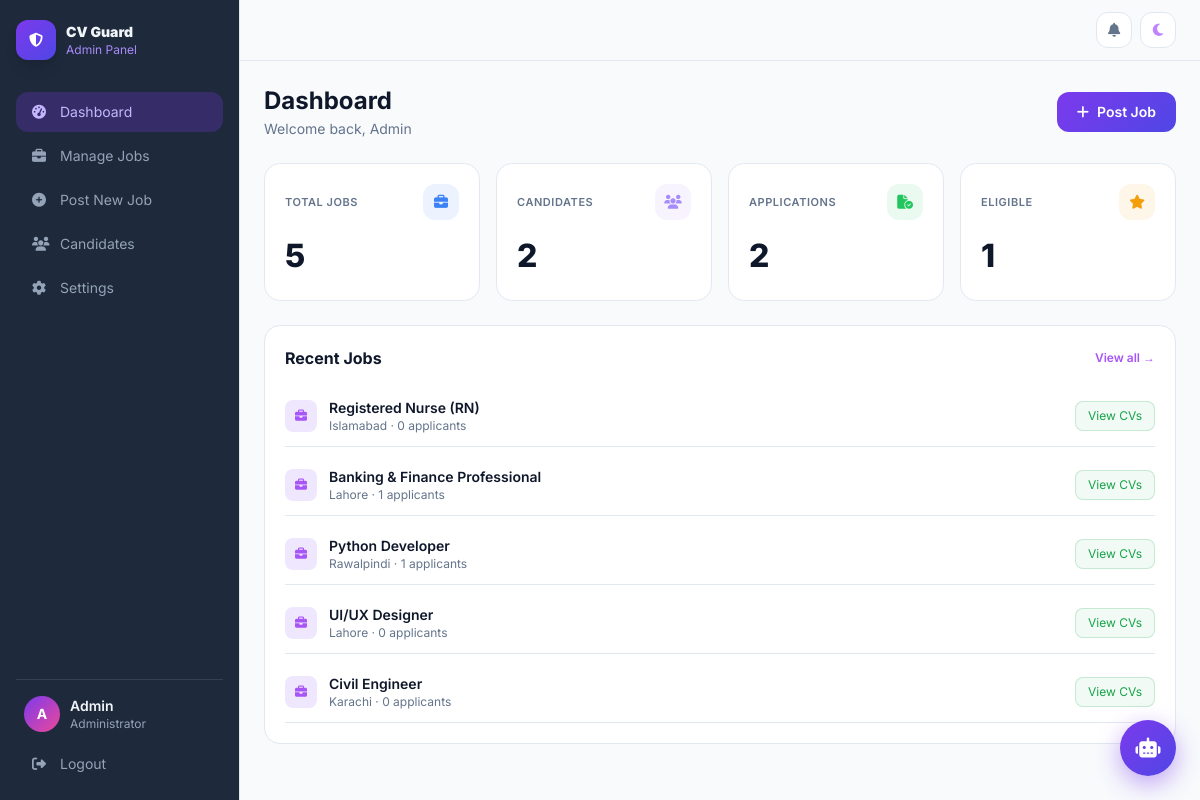
The page /admin/dashboard (signed in) on the database its author committed.
### cv_matcher/models.py (models this page shows)
class User(UserMixin, db.Model):
    __tablename__ = 'users'
    id = db.Column(db.Integer, primary_key=True)
    name = db.Column(db.String(100), nullable=False)
    email = db.Column(db.String(150), unique=True, nullable=False)
    password_hash = db.Column(db.String(256), nullable=False)
    city = db.Column(db.String(100), default='')
    is_admin = db.Column(db.Boolean, default=False)
    theme = db.Column(db.String(10), default='dark')
    created_at = db.Column(db.DateTime, default=datetime.utcnow)
    applications = db.relationship('Application', backref='applicant', lazy=True, cascade='all, delete-orphan')
    notifications = db.relationship('Notification', backref='user', lazy=True, cascade='all, delete-orphan')

class Job(db.Model):
    __tablename__ = 'jobs'
    id = db.Column(db.Integer, primary_key=True)
    title = db.Column(db.String(200), nullable=False)
    description = db.Column(db.Text, nullable=False)
    required_skills = db.Column(db.Text, nullable=False)
    location = db.Column(db.String(150), nullable=False)
    deadline = db.Column(db.String(50), default='')
    category_id = db.Column(db.Integer, db.ForeignKey('categories.id'), nullable=True)
    posted_by = db.Column(db.Integer, db.ForeignKey('users.id'))
    created_at = db.Column(db.DateTime, default=datetime.utcnow)
    applications = db.relationship('Application', backref='job', lazy=True, cascade='all, delete-orphan')

### cv_matcher/app.py (the view)
@app.route('/admin/dashboard')
@login_required
def admin_dashboard():
    if not current_user.is_admin: return redirect(url_for('user_dashboard'))
    jobs = Job.query.order_by(Job.created_at.desc()).all()
    categories = Category.query.all()
    unread_notifs = Notification.query.filter_by(user_id=current_user.id, is_read=False).count()
    notifs = enrich_notifs(Notification.query.filter_by(user_id=current_user.id).order_by(Notification.created_at.desc()).limit(10).all())
    threshold = get_eligibility_threshold()
    return render_template('admin_dashboard.html',
        jobs=jobs, categories=categories,
        total_users=User.query.filter_by(is_admin=False).count(),
        total_apps=Application.query.count(),
        total_jobs=Job.query.count(),
        eligible_count=Application.query.filter_by(is_eligible=True).count(),
        unread_notifs=unread_notifs, notifs=notifs, threshold=threshold)

### cv_matcher/app.py (called while the page is built)
def enrich_notifs(notifs):
    for n in notifs:
        full_plain = html_to_plain(n.message)
        first_line = full_plain.split('\n')[0] if full_plain else ''
        n.preview = (first_line[:80] + '...') if len(first_line) > 80 else first_line
    return notifs

@login_manager.user_loader
def load_user(user_id):
    return db.session.get(User, int(user_id))

def get_setting(key, default=''):
    s = Setting.query.filter_by(key=key).first()
    return s.value if s else default

def get_eligibility_threshold():
    return float(get_setting('eligibility_threshold', '30'))

### cv_matcher/templates/admin_dashboard.html (shortened to what this page needs)
<!DOCTYPE html>
<html lang="en" data-theme="{{ current_user.theme or 'dark' }}">
<head>
<script src="https://cdn.tailwindcss.com"></script>
<link rel="stylesheet" href="https://cdnjs.cloudflare.com/ajax/libs/font-awesome/6.5.0/css/all.min.css">
</head>
<body class="flex h-screen overflow-hidden">
<aside class="sidebar flex-shrink-0 flex flex-col p-4 overflow-y-auto">
  <div class="flex items-center gap-2.5 mb-8 mt-1">
    <div class="w-10 h-10 rounded-xl flex items-center justify-center shadow-lg" style="background:linear-gradient(135deg,#7c3aed,#4f46e5)">
      <i class="fas fa-shield-halved text-white text-sm"></i>
    </div>
    <div><p class="font-black text-sm brand">CV Guard</p><p class="text-xs brand-sub">Admin Panel</p></div>
  </div>
  <nav class="space-y-1 flex-1">
    <div onclick="showSection('dashboard')" id="nav-dashboard" class="nav-item active flex items-center gap-3 px-4 py-2.5 text-sm"><i class="fas fa-gauge-high w-4"></i>Dashboard</div>
    <div onclick="showSection('jobs')" id="nav-jobs" class="nav-item flex items-center gap-3 px-4 py-2.5 text-sm"><i class="fas fa-briefcase w-4"></i>Manage Jobs</div>
    <div onclick="openPostModal()" class="nav-item flex items-center gap-3 px-4 py-2.5 text-sm"><i class="fas fa-plus-circle w-4"></i>Post New Job</div>
    <a href="{{ url_for('admin_users') }}" class="nav-item flex items-center gap-3 px-4 py-2.5 text-sm"><i class="fas fa-users w-4"></i>Candidates</a>
    <a href="{{ url_for('admin_settings') }}" class="nav-item flex items-center gap-3 px-4 py-2.5 text-sm"><i class="fas fa-gear w-4"></i>Settings</a>
  </nav>
  <div class="mt-auto pt-4" style="border-top:1px solid rgba(255,255,255,.1)">
    <div class="flex items-center gap-2.5 px-2 mb-3">
      <div class="w-9 h-9 rounded-full flex items-center justify-center text-sm font-bold text-white flex-shrink-0" style="background:linear-gradient(135deg,#7c3aed,#ec4899)">{{ current_user.name[0].upper() }}</div>
      <div class="min-w-0"><p class="text-sm font-semibold truncate user-nm">{{ current_user.name }}</p><p class="text-xs user-role">Administrator</p></div>
    </div>
    <a href="{{ url_for('logout') }}" class="nav-item flex items-center gap-3 px-4 py-2.5 text-sm"><i class="fas fa-right-from-bracket w-4"></i>Logout</a>
  </div>
</aside>
<main class="flex-1 overflow-y-auto">
  <div class="topbar sticky top-0 z-20 px-6 py-3 flex items-center justify-end gap-2">
    <div class="relative">
      <button onclick="toggleNotifPanel()" id="bellBtn" class="relative w-9 h-9 rounded-xl flex items-center justify-center" style="background:var(--card);border:1px solid var(--border)">
        <i class="fas fa-bell text-sm" style="color:var(--muted)"></i>
      </button>
    </div>
    <button onclick="toggleTheme()" class="w-9 h-9 rounded-xl flex items-center justify-center" style="background:var(--card);border:1px solid var(--border)" title="Toggle theme">
      <i class="fas fa-{% if current_user.theme == 'dark' %}sun text-yellow-400{% else %}moon text-purple-400{% endif %} text-sm"></i>
    </button>
  </div>
  <div id="section-dashboard" class="section active p-6">
    <div class="flex items-center justify-between mb-6">
      <div><h1 class="text-2xl font-bold section-title">Dashboard</h1><p class="text-sm mt-0.5" style="color:var(--muted)">Welcome back, {{ current_user.name }}</p></div>
      <button onclick="openPostModal()" class="btn-primary px-5 py-2.5 rounded-xl text-sm font-semibold flex items-center gap-2"><i class="fas fa-plus"></i>Post Job</button>
    </div>
    <div class="grid grid-cols-2 lg:grid-cols-4 gap-4 mb-6">
      {% for lbl,val,icon,color in [('Total Jobs',total_jobs,'fa-briefcase','#3b82f6'),('Candidates',total_users,'fa-users','#a78bfa'),('Applications',total_apps,'fa-file-circle-check','#22c55e'),('Eligible',eligible_count,'fa-star','#f59e0b')] %}
      <div class="stat-card rounded-2xl p-5 fade-in">
        <div class="flex items-center justify-between mb-3">
          <span class="stat-label">{{ lbl }}</span>
          <div class="w-9 h-9 rounded-xl flex items-center justify-center" style="background:{{ color }}18">
            <i class="fas {{ icon }} text-sm" style="color:{{ color }}"></i>
          </div>
        </div>
        <p class="stat-val">{{ val }}</p>
      </div>
      {% endfor %}
    </div>
    <div class="glass rounded-2xl p-5">
      <div class="flex items-center justify-between mb-4">
        <h2 class="font-bold section-title">Recent Jobs</h2>
        <button onclick="showSection('jobs')" class="text-xs text-purple-500 font-semibold hover:text-purple-400">View all →</button>
      </div>
      {% if not jobs %}<p class="text-sm text-center py-8" style="color:var(--muted)">No jobs posted yet.</p>
      {% else %}
      <div class="space-y-2">
        {% for job in jobs[:5] %}
        <div class="flex items-center justify-between py-3" style="border-bottom:1px solid var(--border)">
          <div class="flex items-center gap-3 min-w-0">
            <div class="w-8 h-8 rounded-lg flex items-center justify-center flex-shrink-0" style="background:rgba(124,58,237,.12)"><i class="fas fa-briefcase text-purple-500 text-xs"></i></div>
            <div class="min-w-0">
              <p class="text-sm font-semibold truncate job-title">{{ job.title }}</p>
              <p class="text-xs job-meta">{{ job.location }} · {{ job.applications|length }} applicants</p>
            </div>
          </div>
          <a href="{{ url_for('admin_job_applications', job_id=job.id) }}" class="flex-shrink-0 text-xs px-3 py-1.5 rounded-lg ml-2 btn-success">View CVs</a>
        </div>
        {% endfor %}
      </div>
      {% endif %}
    </div>
  </div>
</main>
<div class="fixed bottom-6 right-6 z-40 flex flex-col items-end gap-3">
  <button onclick="toggleChat()" class="relative w-14 h-14 rounded-full flex items-center justify-center shadow-lg" style="background:linear-gradient(135deg,#7c3aed,#4f46e5);box-shadow:0 8px 24px rgba(124,58,237,.45)">
    <i class="fas fa-robot text-xl text-white" id="chatIco"></i>
  </button>
</div>
</body>
</html>

### cv_matcher/templates/admin_dashboard.html (style rules this page uses)
* { font-family:'Inter',sans-serif; }
:root { --bg:#080818;--sidebar:#0d0d22;--card:rgba(255,255,255,.05);--card-solid:#12122a;--border:rgba(255,255,255,.09);--text:#f1f5f9;--text2:#cbd5e1;--muted:#94a3b8;--input:rgba(255,255,255,.08);--modal:#13132a;--shadow:rgba(0,0,0,.5); }
[data-theme="light"] { --bg:#f8fafc;--sidebar:#1e293b;--card:#ffffff;--card-solid:#ffffff;--border:#e2e8f0;--text:#0f172a;--text2:#334155;--muted:#64748b;--input:#f1f5f9;--modal:#ffffff;--shadow:rgba(0,0,0,.1); }
body { background:var(--bg);color:var(--text);transition:background .3s,color .3s; }
.sidebar { background:var(--sidebar);border-right:1px solid var(--border);width:240px; }
.sidebar .brand { color:#f1f5f9; }
.sidebar .brand-sub { color:#a78bfa; }
.sidebar .user-nm { color:#f1f5f9; }
.sidebar .user-role { color:#94a3b8; }
.nav-item { border-radius:12px;transition:all .2s;color:#94a3b8;cursor:pointer; }
.nav-item.active { background:rgba(124,58,237,.25);color:#c4b5fd; }
.stat-card { background:var(--card);border:1px solid var(--border);transition:all .3s; }
.stat-label { color:var(--muted);font-size:11px;font-weight:600;text-transform:uppercase;letter-spacing:.05em; }
.stat-val { color:var(--text);font-size:32px;font-weight:800; }
.glass { background:var(--card);border:1px solid var(--border); }
.section-title { color:var(--text);font-weight:700; }
.job-title { color:var(--text);font-weight:700; }
.job-meta { color:var(--muted);font-size:12px; }
.btn-primary { background:linear-gradient(135deg,#7c3aed,#4f46e5);color:#fff;transition:all .3s; }
.btn-success { background:rgba(34,197,94,.1);border:1px solid rgba(34,197,94,.25);color:#22c55e;transition:all .2s; }
[data-theme="light"] .btn-success { background:rgba(22,163,74,.06);color:#16a34a;border-color:rgba(22,163,74,.2); }
.topbar { background:var(--bg);border-bottom:1px solid var(--border); }
.section { display:none; }
.section.active { display:block; }
.fade-in { animation:fadeIn .35s ease both; }

### rows shown on the page
User: name "A", name "Admin"
Job: title "Registered Nurse (RN)", location "Islamabad", applications|length "0"
Job: title "Banking & Finance Professional", location "Lahore", applications|length "1"
Job: title "Python Developer", location "Rawalpindi", applications|length "1"
Job: title "UI/UX Designer", location "Lahore", applications|length "0"
Job: title "Civil Engineer", location "Karachi", applications|length "0"

### other values the page prints
{{ lbl }} "TOTAL JOBS" "CANDIDATES" "APPLICATIONS" "ELIGIBLE"
{{ val }} "5" "2" "2" "1"
